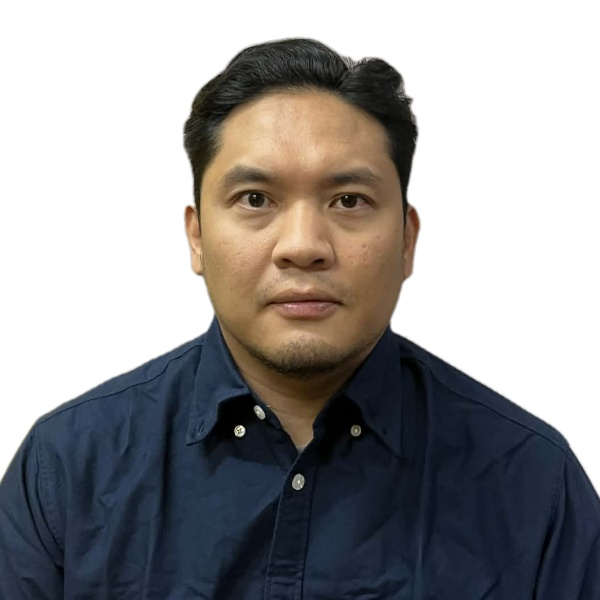
#> input picture output.jpg, 600 x 600 px
$ python -i crop_rush_id.py   (imports and definitions only)
#> lines starting #> are read from the running program, lines starting #| are printed output that depends on the picture
#!/usr/bin/env python3
"""
Crop rembg output into a standards-aligned 2x2 ID image.
Requirements (install):
  pip install opencv-python numpy
  pip install mediapipe   # optional but recommended

Usage:
  python scripts/crop_rush_id.py input.png output.jpg --size 600
"""
from typing import Tuple
import os
import sys
import argparse

import cv2
import numpy as np

# Try to import MediaPipe (optional)
try:
    import mediapipe as mp
    _HAS_MEDIAPIPE = True
    mp_face_mesh = mp.solutions.face_mesh
except Exception:
    _HAS_MEDIAPIPE = False


def _detect_with_haar(img_rgb: np.ndarray) -> Tuple[Tuple[int,int,int,int], Tuple[float,float]]:
    gray = cv2.cvtColor(img_rgb, cv2.COLOR_RGB2GRAY)
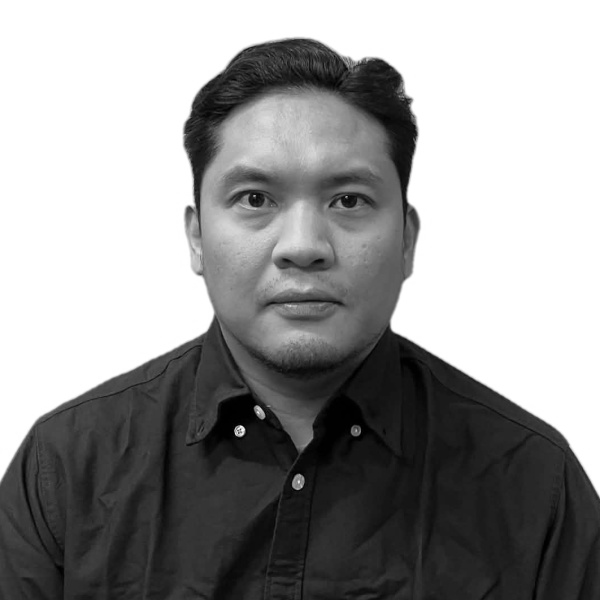
#> gray: shape (600, 600); min 0, max 255, mean 150.7
    face_cascade = cv2.CascadeClassifier(cv2.data.haarcascades + "haarcascade_frontalface_default.xml")
    faces = face_cascade.detectMultiScale(gray, scaleFactor=1.1, minNeighbors=4, minSize=(60,60))
#> faces = [[174, 98, 254, 254]]
    if len(faces) == 0:
        return None, None
    faces = sorted(faces, key=lambda r: r[2]*r[3], reverse=True)
    x,y,w,h = faces[0]
#> x = 174; y = 98; w = 254; h = 254
    eye_cascade = cv2.CascadeClassifier(cv2.data.haarcascades + "haarcascade_eye.xml")
    roi_gray = gray[y:y+h, x:x+w]
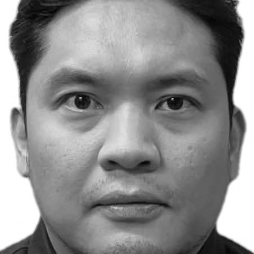
#> roi_gray: shape (254, 254); min 3, max 255, mean 141.1
    eyes = eye_cascade.detectMultiScale(roi_gray, scaleFactor=1.1, minNeighbors=3, minSize=(10,10))
#> eyes = [[145, 77, 52, 52], [48, 73, 57, 57], [87, 144, 44, 44]]
    if len(eyes) >= 1:
        centers = []
        for (ex,ey,ew,eh) in eyes[:2]:
            centers.append((x + ex + ew/2.0, y + ey + eh/2.0))
#> this loop made 2 passes
#> after the loop, centers = [(345, 201), (250.5, 199.5)]
        eye_center = (sum([c[0] for c in centers]) / len(centers),
                      sum([c[1] for c in centers]) / len(centers))
#> eye_center = (297.8, 200.2)
    else:
        eye_center = (x + w/2.0, y + h*0.35)
    return (x,y,w,h), eye_center


# [224 lines left out: functions _detect_with_mediapipe, _pad_image_to_fit, create_rush_id_from_rembg, not called in this run]


# [8 lines not run here, left out]

>>> import cv2
>>> picture = cv2.cvtColor(cv2.imread('../output.jpg'), cv2.COLOR_BGR2RGB)
>>> result = _detect_with_haar(picture)
#> result = ((174, 98, 254, 254), (297.8, 200.2))
